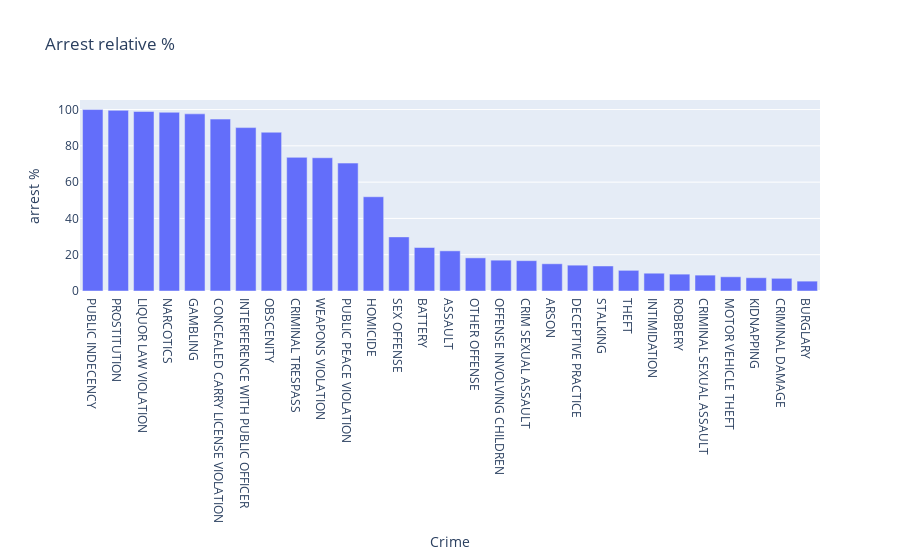

Notebook code for this chart:
### Code cell
# Plotting the chart / Plotando o gráfico
fig = px.bar(relative_perc_true, x="primary_type", y= '%_rel',title='Arrest relative %')
fig.update_layout(
    title="Arrest relative %",
    xaxis_title="Crime",
    yaxis_title=r"arrest %"
)
fig.show()

### Figure 1 — Plotly figure (JSON) as saved in the notebook; plotly's stock layout.template omitted (floating-point values rounded to 4 significant figures)
{"data": [{"alignmentgroup": "True", "hovertemplate": "primary_type=%{x}<br>%_rel=%{y}<extra></extra>", "legendgroup": "", "marker": {"color": "#636efa", "pattern": {"shape": ""}}, "name": "", "offsetgroup": "", "orientation": "v", "showlegend": false, "textposition": "auto", "type": "bar", "x": ["PUBLIC INDECENCY", "PROSTITUTION", "LIQUOR LAW VIOLATION", "NARCOTICS", "GAMBLING", "CONCEALED CARRY LICENSE VIOLATION", "INTERFERENCE WITH PUBLIC OFFICER", "OBSCENITY", "CRIMINAL TRESPASS", "WEAPONS VIOLATION", "PUBLIC PEACE VIOLATION", "HOMICIDE", "SEX OFFENSE", "BATTERY", "ASSAULT", "OTHER OFFENSE", "OFFENSE INVOLVING CHILDREN", "CRIM SEXUAL ASSAULT", "ARSON", "DECEPTIVE PRACTICE", "STALKING", "THEFT", "INTIMIDATION", "ROBBERY", "CRIMINAL SEXUAL ASSAULT", "MOTOR VEHICLE THEFT", "KIDNAPPING", "CRIMINAL DAMAGE", "BURGLARY"], "xaxis": "x", "y": [100, 99.56, 98.94, 98.49, 97.62, 94.74, 90.05, 87.5, 73.65, 73.43, 70.49, 51.94, 29.82, 23.97, 22.13, 18.27, 16.99, 16.72, 15, 14.24, 13.79, 11.39, 9.804, 9.291, 8.75, 7.831, 7.317, 6.993, 5.44], "yaxis": "y"}], "layout": {"barmode": "relative", "legend": {"tracegroupgap": 0}, "title": {"text": "Arrest relative %"}, "xaxis": {"anchor": "y", "domain": [0, 1], "title": {"text": "Crime"}}, "yaxis": {"anchor": "x", "domain": [0, 1], "title": {"text": "arrest %"}}}}
